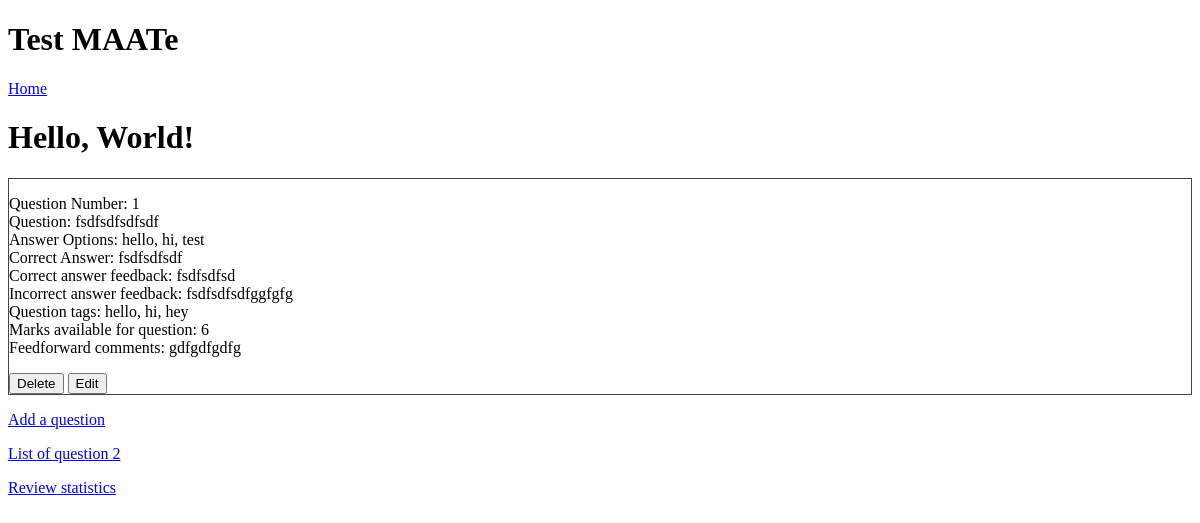
Page /staff on the earlier database version.
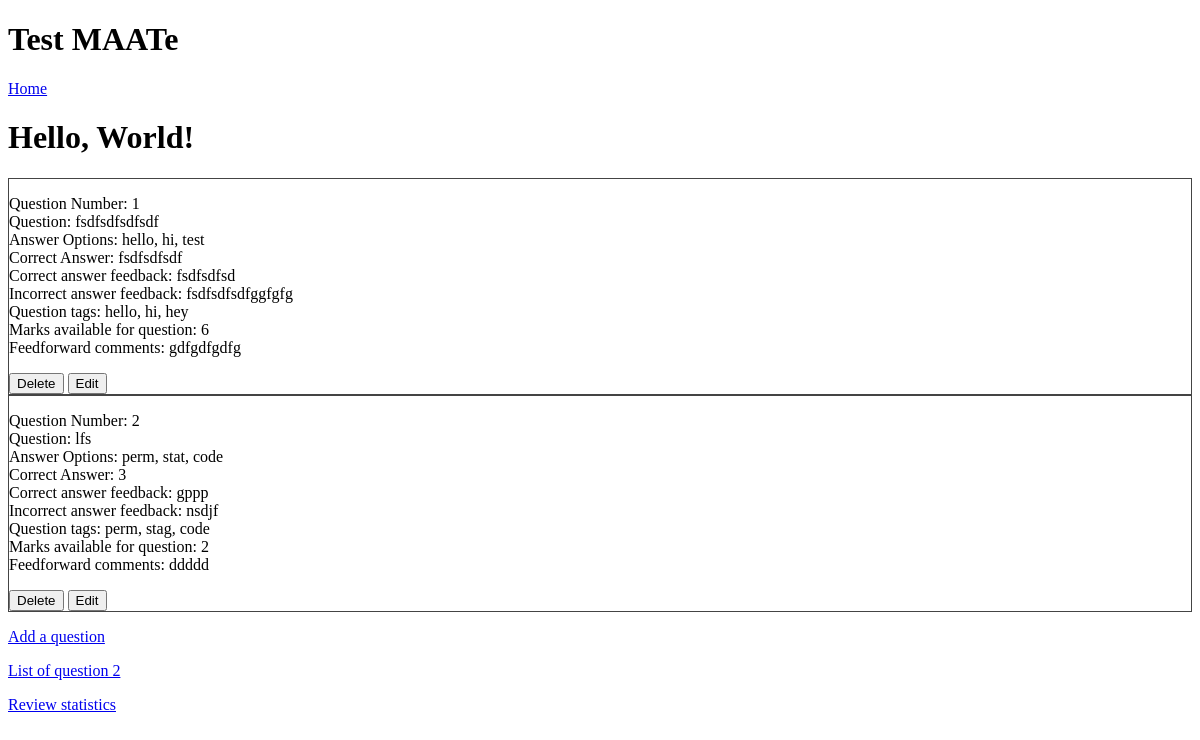
Same page on the later database version.
### mainApp/models.py (models this page shows)
class QuestionTypeOne(db.Model):
    id = db.Column(db.Integer, primary_key=True)
    question = db.Column(db.Text, nullable=False)
    answer_option_1 = db.Column(db.Text, nullable=False)
    answer_option_2 = db.Column(db.Text, nullable=False)
    answer_option_3 = db.Column(db.Text, nullable=False)
    correct_answer = db.Column(db.String, nullable=False)
    marks_available = db.Column(db.Integer, nullable=False)
    correct_answer_feedback = db.Column(db.Text, nullable=False)
    incorrect_answer_feedback = db.Column(db.Text, nullable=False)
    feedforward_comments = db.Column(db.Text, nullable=False)
    question_tag_1 = db.Column(db.Text, nullable=False)
    question_tag_2 = db.Column(db.Text, nullable=False)
    question_tag_3 = db.Column(db.Text, nullable=False)

### mainApp/routes.py (the view)
@app.route("/staff")
def staff():
    type1questions=QuestionTypeOne.query.all()
    return render_template('staff.html', title='Staff', type1questions=type1questions)

### mainApp/templates/staff.html
{% extends "layout.html" %}
{% block content %}
<h1>Hello, World!</h1>
{% for question in type1questions %}
    <div class="question-container"><p>Question Number: {{ question.id }}<br>
    Question: {{ question.question }}<br>
    Answer Options: {{ question.answer_option_1 }}, {{ question.answer_option_2}}, {{ question.answer_option_3 }}<br>
    Correct Answer: {{ question.correct_answer }}<br>
    Correct answer feedback: {{ question.correct_answer_feedback }}<br>
    Incorrect answer feedback: {{ question.incorrect_answer_feedback }} <br>
    Question tags: {{ question.question_tag_1 }}, {{ question.question_tag_2 }}, {{ question.question_tag_3 }}<br>
    Marks available for question: {{ question.marks_available }}<br>
    Feedforward comments: {{ question.feedforward_comments }}</p>
    <a href="/delete_type_one_question/{{question.id}}"><button class="delete-question-button">Delete</button></a>
    <a href="/edit_type_one_question/{{question.id}}"><button class="edit-question-button">Edit</button></a>
</div>
{% endfor %}
<p><a href="{{ url_for('addaquestion') }}">Add a question</a></p>
<p><a href="{{ url_for('question2List') }}">List of question 2</a></p>
<p><a href="/review_statistics">Review statistics</a></p>
{% endblock content %}

### mainApp/templates/layout.html (shortened to what this page needs)
<!DOCTYPE html>
<html>
<head>
<link rel=stylesheet type=text/css href="{{ url_for('static',filename='style.css')}}">
</head>
<body>
<header id="nav-bar">
    <h1 id="nav-title">Test MAATe</h1>
    <nav><a href="{{ url_for('home') }}">Home</a>&nbsp
    </nav>
</header>
<div id="content">
{% block content %}
{% endblock %}
</div>
</body>
</html>

### mainApp/static/style.css (style rules this page uses)
html { margin:0; padding:0; }
.question-container { border: 1px solid #444; }

Differences in the rows shown:
added QuestionTypeOne: id "2", question "lfs", answer_option_1 "perm", answer_option_2 "stat", answer_option_3 "code", correct_answer "3", correct_answer_feedback "gppp", incorrect_answer_feedback "nsdjf", question_tag_1 "perm", question_tag_2 "stag", question_tag_3 "code", marks_available "2", feedforward_comments "ddddd"
